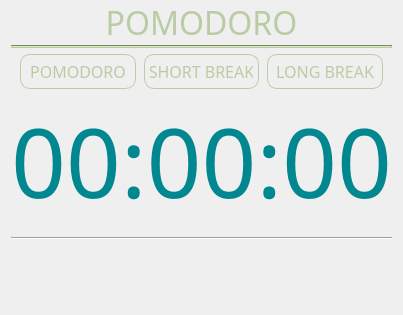
         <widget class="QWidget" name="page_2">
          <layout class="QVBoxLayout" name="verticalLayout_4">
           <item>
            <widget class="QWidget" name="widget_3" native="true">
             <layout class="QVBoxLayout" name="verticalLayout_6">
              <property name="spacing">
               <number>0</number>
              </property>
              <property name="leftMargin">
               <number>0</number>
              </property>
              <property name="topMargin">
               <number>0</number>
              </property>
              <property name="rightMargin">
               <number>0</number>
              </property>
              <property name="bottomMargin">
               <number>0</number>
              </property>
              <item>
               <widget class="QLabel" name="label_5">
                <property name="maximumSize">
                 <size>
                  <width>16777215</width>
                  <height>34</height>
                 </size>
                </property>
                <property name="font">
                 <font>
                  <family>Abraham</family>
                  <pointsize>24</pointsize>
                 </font>
                </property>
                <property name="styleSheet">
                 <string notr="true">color: rgb(186, 204, 164);
</string>
                </property>
                <property name="text">
                 <string>POMODORO</string>
                </property>
                <property name="alignment">
                 <set>Qt::AlignBottom|Qt::AlignHCenter</set>
                </property>
                <property name="wordWrap">
                 <bool>false</bool>
                </property>
                <property name="margin">
                 <number>0</number>
                </property>
               </widget>
              </item>
              <item>
               <widget class="Line" name="line_2">
                <property name="styleSheet">
                 <string notr="true">background-color: rgb(186, 204, 164);</string>
                </property>
                <property name="orientation">
                 <enum>Qt::Horizontal</enum>
                </property>
               </widget>
              </item>
             </layout>
            </widget>
           </item>
           <item>
            <widget class="QWidget" name="widget_6" native="true">
             <property name="styleSheet">
              <string notr="true"/>
             </property>
             <layout class="QHBoxLayout" name="horizontalLayout_5">
              <property name="spacing">
               <number>8</number>
              </property>
              <property name="topMargin">
               <number>0</number>
              </property>
              <property name="bottomMargin">
               <number>0</number>
              </property>
              <item>
               <widget class="QPushButton" name="btn_pm_p1">
                <property name="font">
                 <font>
                  <family>Abraham</family>
                  <pointsize>12</pointsize>
                 </font>
                </property>
                <property name="cursor">
                 <cursorShape>PointingHandCursor</cursorShape>
                </property>
                <property name="styleSheet">
                 <string notr="true">QPushButton {
padding: 5px;
width: 40px;
border-radius: 10px;
border:1px solid #bacca4;
color: #bacca4;
}
QPushButton:hover {
background-color: #bacca4;
border-radius: 10px;
	color: rgb(43, 39, 38);
}
QPushButton:pressed {
background-color: #484848;
border-radius: 10px;
}</string>
                </property>
                <property name="text">
                 <string>POMODORO</string>
                </property>
               </widget>
              </item>
              <item>
               <widget class="QPushButton" name="btn_pm_p2">
                <property name="font">
                 <font>
                  <family>Abraham</family>
                  <pointsize>12</pointsize>
                 </font>
                </property>
                <property name="cursor">
                 <cursorShape>PointingHandCursor</cursorShape>
                </property>
                <property name="styleSheet">
                 <string notr="true">QPushButton {
padding: 5px;
width: 40px;
border-radius: 10px;
border:1px solid #bacca4;
color: #bacca4;
}
QPushButton:hover {
background-color: #bacca4;
border-radius: 10px;
	color: rgb(43, 39, 38);
}
QPushButton:pressed {
background-color: #484848;
border-radius: 10px;
}</string>
                </property>
                <property name="text">
                 <string>SHORT BREAK</string>
                </property>
               </widget>
              </item>
              <item>
               <widget class="QPushButton" name="btn_pm_p3">
                <property name="font">
                 <font>
                  <family>Abraham</family>
                  <pointsize>12</pointsize>
                 </font>
                </property>
                <property name="cursor">
                 <cursorShape>PointingHandCursor</cursorShape>
                </property>
                <property name="styleSheet">
                 <string notr="true">QPushButton {
padding: 5px;
width: 40px;
border-radius: 10px;
border:1px solid #bacca4;
color: #bacca4;
}
QPushButton:hover {
background-color: #bacca4;
border-radius: 10px;
	color: rgb(43, 39, 38);
}
QPushButton:pressed {
background-color: #484848;
border-radius: 10px;
}</string>
                </property>
                <property name="text">
                 <string>LONG BREAK</string>
                </property>
               </widget>
              </item>
             </layout>
            </widget>
           </item>
           <item>
            <widget class="QLabel" name="lb_pm_contador">
             <property name="font">
              <font>
               <family>Abraham</family>
               <pointsize>72</pointsize>
              </font>
             </property>
             <property name="styleSheet">
              <string notr="true">color: rgb(1, 135, 144);
padding-bottom: 4px;</string>
             </property>
             <property name="text">
              <string>00:00:00</string>
             </property>
             <property name="alignment">
              <set>Qt::AlignCenter</set>
             </property>
            </widget>
           </item>
           <item>
            <widget class="Line" name="line_3">
             <property name="styleSheet">
              <string notr="true"/>
             </property>
             <property name="orientation">
              <enum>Qt::Horizontal</enum>
             </property>
            </widget>
           </item>
           <item>
            <widget class="QWidget" name="widget_5" native="true">
             <property name="styleSheet">
              <string notr="true"/>
             </property>
             <layout class="QHBoxLayout" name="horizontalLayout_4">
              <item>
               <widget class="QPushButton" name="btn_pm_config">
                <property name="minimumSize">
                 <size>
                  <width>0</width>
                  <height>40</height>
                 </size>
                </property>
                <property name="cursor">
                 <cursorShape>PointingHandCursor</cursorShape>
                </property>
                <property name="styleSheet">
                 <string notr="true">QPushButton {
padding: 5px;
margin: 0px;
border: none;
}
QPushButton:hover {
background-color: #3b3b3b;
border-radius: 10px;
}
QPushButton:pressed {
background-color: #484848;
border-radius: 10px;
}</string>
                </property>
                <property name="text">
                 <string/>
                </property>
                <property name="icon">
                 <iconset resource="resource.qrc">
                  <normaloff>:/root/img/gear.ico</normaloff>:/root/img/gear.ico</iconset>
                </property>
                <property name="iconSize">
                 <size>
                  <width>30</width>
                  <height>30</height>
                 </size>
                </property>
               </widget>
              </item>
              <item>
               <widget class="QPushButton" name="btn_pm_start">
                <property name="minimumSize">
                 <size>
                  <width>0</width>
                  <height>40</height>
                 </size>
                </property>
                <property name="cursor">
                 <cursorShape>PointingHandCursor</cursorShape>
                </property>
                <property name="styleSheet">
                 <string notr="true">QPushButton {
padding: 5px;
margin: 0px;
border: none;
}
QPushButton:hover {
background-color: #3b3b3b;
border-radius: 10px;
}
QPushButton:pressed {
background-color: #484848;
border-radius: 10px;
}</string>
                </property>
                <property name="text">
                 <string/>
                </property>
                <property name="icon">
                 <iconset resource="resource.qrc">
                  <normaloff>:/root/img/play-button-arrowhead.ico</normaloff>:/root/img/play-button-arrowhead.ico</iconset>
                </property>
                <property name="iconSize">
                 <size>
                  <width>30</width>
                  <height>30</height>
                 </size>
                </property>
               </widget>
              </item>
              <item>
               <widget class="QPushButton" name="pushButton">
                <property name="cursor">
                 <cursorShape>PointingHandCursor</cursorShape>
                </property>
                <property name="styleSheet">
                 <string notr="true">QPushButton {
padding: 5px;
margin: 0px;
border: none;
}
QPushButton:hover {
background-color: #3b3b3b;
border-radius: 10px;
}
QPushButton:pressed {
background-color: #484848;
border-radius: 10px;
}</string>
                </property>
                <property name="text">
                 <string/>
                </property>
                <property name="icon">
                 <iconset resource="resource.qrc">
                  <normaloff>:/root/img/pause.ico</normaloff>:/root/img/pause.ico</iconset>
                </property>
                <property name="iconSize">
                 <size>
                  <width>35</width>
                  <height>35</height>
                 </size>
                </property>
               </widget>
              </item>
              <item>
               <widget class="QPushButton" name="btn_pm_reset">
                <property name="minimumSize">
                 <size>
                  <width>0</width>
                  <height>40</height>
                 </size>
                </property>
                <property name="cursor">
                 <cursorShape>PointingHandCursor</cursorShape>
                </property>
                <property name="styleSheet">
                 <string notr="true">QPushButton {
padding: 5px;
margin: 0px;
border: none;
}
QPushButton:hover {
background-color: #3b3b3b;
border-radius: 10px;
}
QPushButton:pressed {
background-color: #484848;
border-radius: 10px;
}</string>
                </property>
                <property name="text">
                 <string/>
                </property>
                <property name="icon">
                 <iconset resource="resource.qrc">
                  <normaloff>:/root/img/restart.ico</normaloff>:/root/img/restart.ico</iconset>
                </property>
                <property name="iconSize">
                 <size>
                  <width>30</width>
                  <height>30</height>
                 </size>
                </property>
               </widget>
              </item>
             </layout>
            </widget>
           </item>
          </layout>
         </widget>
